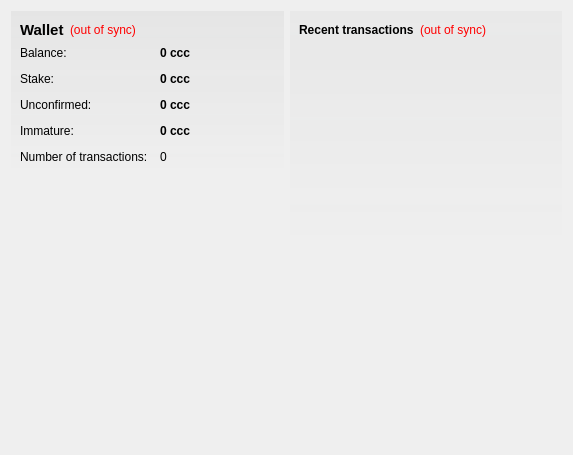
<?xml version="1.0" encoding="UTF-8"?>
<ui version="4.0">
 <class>OverviewPage</class>
 <widget class="QWidget" name="OverviewPage">
  <property name="geometry">
   <rect>
    <x>0</x>
    <y>0</y>
    <width>573</width>
    <height>455</height>
   </rect>
  </property>
  <property name="windowTitle">
   <string>Form</string>
  </property>
  <layout class="QHBoxLayout" name="horizontalLayout" stretch="1,1">
   <item>
    <layout class="QVBoxLayout" name="verticalLayout_2">
     <item>
      <widget class="QFrame" name="frame">
       <property name="styleSheet">
        <string notr="true">#frame { background-color: qlineargradient(spread:pad, x1:0, y1:0, x2:0, y2:1, stop:0 rgba(70,71,71,15), stop:1.0 rgba(70,71,71,0)); }</string>
       </property>
       <layout class="QVBoxLayout" name="verticalLayout_4">
        <item>
         <layout class="QHBoxLayout" name="horizontalLayout_4">
          <item>
           <widget class="QLabel" name="label_5">
            <property name="font">
             <font>
              <pointsize>11</pointsize>
              <weight>75</weight>
              <bold>true</bold>
             </font>
            </property>
            <property name="text">
             <string>Wallet</string>
            </property>
           </widget>
          </item>
          <item>
           <widget class="QLabel" name="labelWalletStatus">
            <property name="toolTip">
             <string>The displayed information may be out of date. Your wallet automatically synchronizes with the ciccio network after a connection is established, but this process has not completed yet.</string>
            </property>
            <property name="styleSheet">
             <string notr="true">QLabel { color: red; }</string>
            </property>
            <property name="text">
             <string notr="true">(out of sync)</string>
            </property>
            <property name="alignment">
             <set>Qt::AlignLeading|Qt::AlignLeft|Qt::AlignVCenter</set>
            </property>
           </widget>
          </item>
          <item>
           <spacer name="horizontalSpacer_2">
            <property name="orientation">
             <enum>Qt::Horizontal</enum>
            </property>
            <property name="sizeHint" stdset="0">
             <size>
              <width>40</width>
              <height>20</height>
             </size>
            </property>
           </spacer>
          </item>
         </layout>
        </item>
        <item>
         <layout class="QFormLayout" name="formLayout_2">
          <property name="fieldGrowthPolicy">
           <enum>QFormLayout::AllNonFixedFieldsGrow</enum>
          </property>
          <property name="horizontalSpacing">
           <number>12</number>
          </property>
          <property name="verticalSpacing">
           <number>12</number>
          </property>
          <item row="0" column="0">
           <widget class="QLabel" name="label">
            <property name="text">
             <string>Balance:</string>
            </property>
           </widget>
          </item>
          <item row="0" column="1">
           <widget class="QLabel" name="labelBalance">
            <property name="font">
             <font>
              <weight>75</weight>
              <bold>true</bold>
             </font>
            </property>
            <property name="cursor">
             <cursorShape>IBeamCursor</cursorShape>
            </property>
            <property name="toolTip">
             <string>Your current balance</string>
            </property>
            <property name="text">
             <string notr="true">0 ccc</string>
            </property>
            <property name="textInteractionFlags">
             <set>Qt::LinksAccessibleByMouse|Qt::TextSelectableByKeyboard|Qt::TextSelectableByMouse</set>
            </property>
           </widget>
          </item>
          <item row="1" column="0">
           <widget class="QLabel" name="label_6">
            <property name="text">
             <string>Stake:</string>
            </property>
           </widget>
          </item>
          <item row="1" column="1">
           <widget class="QLabel" name="labelStake">
            <property name="font">
             <font>
              <weight>75</weight>
              <bold>true</bold>
             </font>
            </property>
            <property name="cursor">
             <cursorShape>IBeamCursor</cursorShape>
            </property>
            <property name="toolTip">
             <string>Total of coins that was staked, and do not yet count toward the current balance</string>
            </property>
            <property name="text">
             <string notr="true">0 ccc</string>
            </property>
            <property name="textInteractionFlags">
             <set>Qt::LinksAccessibleByMouse|Qt::TextSelectableByKeyboard|Qt::TextSelectableByMouse</set>
            </property>
           </widget>
          </item>
          <item row="2" column="0">
           <widget class="QLabel" name="label_3">
            <property name="text">
             <string>Unconfirmed:</string>
            </property>
           </widget>
          </item>
          <item row="2" column="1">
           <widget class="QLabel" name="labelUnconfirmed">
            <property name="font">
             <font>
              <weight>75</weight>
              <bold>true</bold>
             </font>
            </property>
            <property name="cursor">
             <cursorShape>IBeamCursor</cursorShape>
            </property>
            <property name="toolTip">
             <string>Total of transactions that have yet to be confirmed, and do not yet count toward the current balance</string>
            </property>
            <property name="text">
             <string notr="true">0 ccc</string>
            </property>
            <property name="textInteractionFlags">
             <set>Qt::LinksAccessibleByMouse|Qt::TextSelectableByKeyboard|Qt::TextSelectableByMouse</set>
            </property>
           </widget>
          </item>
          <item row="3" column="0">
           <widget class="QLabel" name="labelImmatureText">
            <property name="text">
             <string>Immature:</string>
            </property>
           </widget>
          </item>
          <item row="3" column="1">
           <widget class="QLabel" name="labelImmature">
            <property name="font">
             <font>
              <weight>75</weight>
              <bold>true</bold>
             </font>
            </property>
            <property name="toolTip">
             <string>Mined balance that has not yet matured</string>
            </property>
            <property name="text">
             <string notr="true">0 ccc</string>
            </property>
            <property name="textInteractionFlags">
             <set>Qt::LinksAccessibleByMouse|Qt::TextSelectableByKeyboard|Qt::TextSelectableByMouse</set>
            </property>
           </widget>
          </item>
          <item row="4" column="0">
           <widget class="QLabel" name="label_2">
            <property name="text">
             <string>Number of transactions:</string>
            </property>
           </widget>
          </item>
          <item row="4" column="1">
           <widget class="QLabel" name="labelNumTransactions">
            <property name="toolTip">
             <string>Total number of transactions in wallet</string>
            </property>
            <property name="text">
             <string notr="true">0</string>
            </property>
           </widget>
          </item>
         </layout>
        </item>
       </layout>
      </widget>
     </item>
     <item>
      <spacer name="verticalSpacer">
       <property name="orientation">
        <enum>Qt::Vertical</enum>
       </property>
       <property name="sizeHint" stdset="0">
        <size>
         <width>20</width>
         <height>40</height>
        </size>
       </property>
      </spacer>
     </item>
     <item>
      <widget class="QLabel" name="label_6">
       <property name="text">
        <string/>
       </property>
       <property name="pixmap">
        <pixmap resource="../bitcoin.qrc">:/images/backg</pixmap>
       </property>
       <property name="scaledContents">
        <bool>false</bool>
       </property>
       <property name="alignment">
        <set>Qt::AlignCenter</set>
       </property>
       <property name="margin">
        <number>-2</number>
       </property>
      </widget>
     </item>
    </layout>
   </item>
   <item>
    <layout class="QVBoxLayout" name="verticalLayout_3">
     <item>
      <widget class="QFrame" name="frame_2">
       <property name="styleSheet">
        <string notr="true">#frame_2 { background-color: qlineargradient(spread:pad, x1:0, y1:0, x2:0, y2:1, stop:0 rgba(70,71,71,10), stop:1.0 rgba(70,71,71,0)); }</string>
       </property>
       <layout class="QVBoxLayout" name="verticalLayout">
        <item>
         <layout class="QHBoxLayout" name="horizontalLayout_2">
          <item>
           <widget class="QLabel" name="label_4">
            <property name="text">
             <string>&lt;b&gt;Recent transactions&lt;/b&gt;</string>
            </property>
           </widget>
          </item>
          <item>
           <widget class="QLabel" name="labelTransactionsStatus">
            <property name="toolTip">
             <string>The displayed information may be out of date. Your wallet automatically synchronizes with the ciccio network after a connection is established, but this process has not completed yet.</string>
            </property>
            <property name="styleSheet">
             <string notr="true">QLabel { color: red; }</string>
            </property>
            <property name="text">
             <string notr="true">(out of sync)</string>
            </property>
            <property name="alignment">
             <set>Qt::AlignRight|Qt::AlignTrailing|Qt::AlignVCenter</set>
            </property>
           </widget>
          </item>
          <item>
           <spacer name="horizontalSpacer">
            <property name="orientation">
             <enum>Qt::Horizontal</enum>
            </property>
            <property name="sizeHint" stdset="0">
             <size>
              <width>40</width>
              <height>20</height>
             </size>
            </property>
           </spacer>
          </item>
         </layout>
        </item>
        <item>
         <widget class="QListView" name="listTransactions">
          <property name="styleSheet">
           <string notr="true">QListView { background: transparent; }</string>
          </property>
          <property name="frameShape">
           <enum>QFrame::NoFrame</enum>
          </property>
          <property name="verticalScrollBarPolicy">
           <enum>Qt::ScrollBarAlwaysOff</enum>
          </property>
          <property name="horizontalScrollBarPolicy">
           <enum>Qt::ScrollBarAlwaysOff</enum>
          </property>
          <property name="selectionMode">
           <enum>QAbstractItemView::NoSelection</enum>
          </property>
         </widget>
        </item>
       </layout>
      </widget>
     </item>
     <item>
      <spacer name="verticalSpacer_2">
       <property name="orientation">
        <enum>Qt::Vertical</enum>
       </property>
       <property name="sizeHint" stdset="0">
        <size>
         <width>20</width>
         <height>40</height>
        </size>
       </property>
      </spacer>
     </item>
    </layout>
   </item>
  </layout>
 </widget>
 <resources>
  <include location="../bitcoin.qrc"/>
 </resources>
 <connections/>
</ui>
